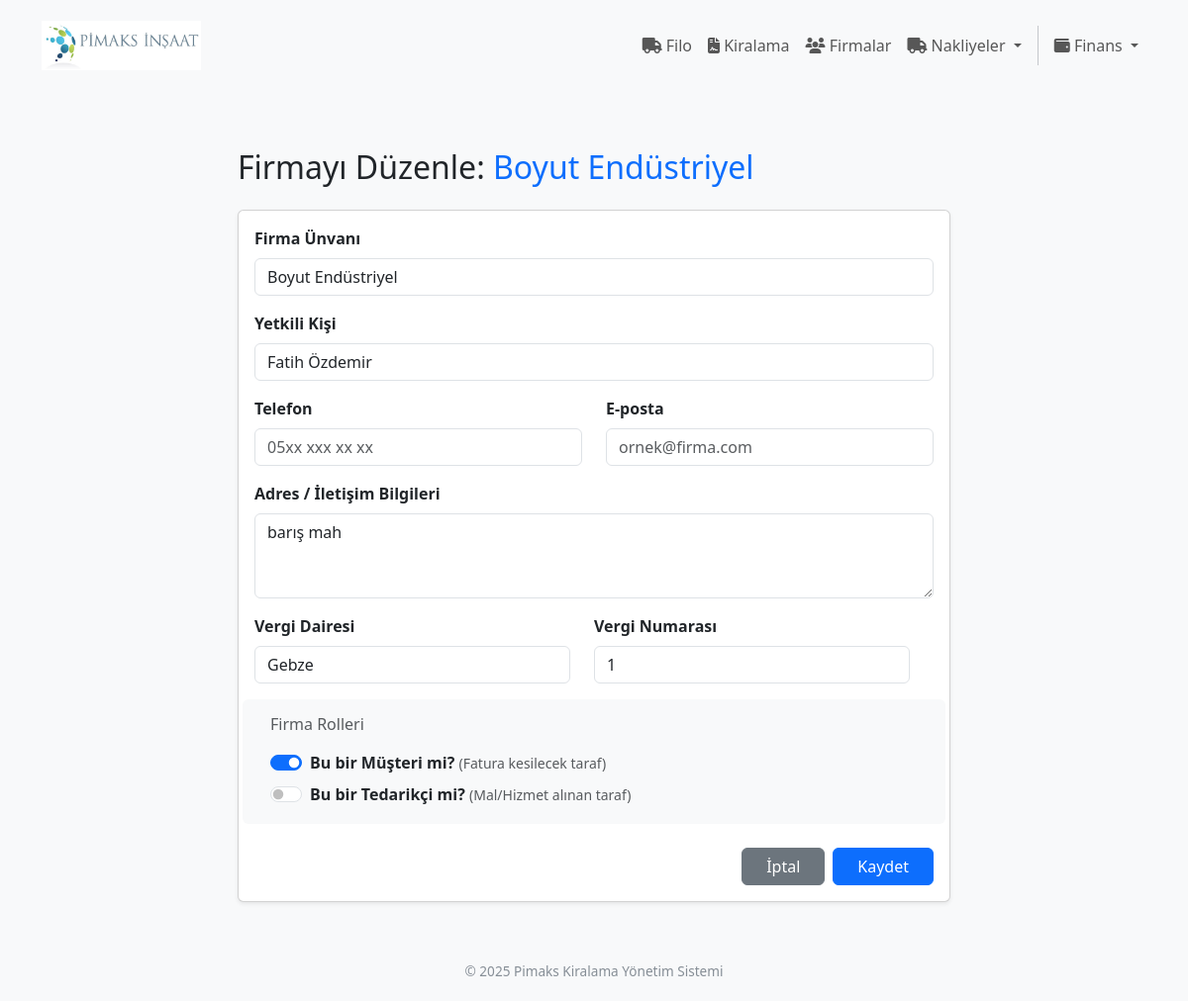
The app's page /firmalar/duzelt/1 with its own data.
### app/firmalar/models.py (models this page shows, shortened)
class Firma(db.Model):
    __tablename__ = 'firma'
    id = db.Column(db.Integer, primary_key=True)
    firma_adi = db.Column(db.String(150), nullable=False, index=True)
    yetkili_adi = db.Column(db.String(100), nullable=False)
    telefon = db.Column(db.String(20), nullable=True)
    eposta = db.Column(db.String(120), nullable=True, index=True)
    iletisim_bilgileri = db.Column(db.Text, nullable=False)
    vergi_dairesi = db.Column(db.String(100), nullable=False)
    vergi_no = db.Column(db.String(50), unique=True, nullable=False, index=True)
    is_musteri = db.Column(db.Boolean, default=True, nullable=False, index=True)
    is_tedarikci = db.Column(db.Boolean, default=False, nullable=False, index=True)
    is_active = db.Column(db.Boolean, default=True, nullable=False)
    bakiye = db.Column(db.Numeric(15, 2), default=0, nullable=False)
    imza_yetkisi_kontrol_edildi = db.Column(
        db.Boolean,
        default=False,
        nullable=False
    )
    imza_yetkisi_kontrol_tarihi = db.Column(
        db.DateTime,
        nullable=True
    )
    imza_yetkisi_kontrol_eden_id = db.Column(
        db.Integer,
        nullable=True
    )
    imza_arsiv_notu = db.Column(
        db.String(255),
        nullable=True
    )
    kiralamalar = db.relationship(
        'Kiralama',
        back_populates='firma_musteri',
        foreign_keys='Kiralama.firma_musteri_id',
        cascade="all, delete-orphan"
    )
    tedarik_edilen_ekipmanlar = db.relationship(
        'Ekipman',
        back_populates='firma_tedarikci',
        foreign_keys='Ekipman.firma_tedarikci_id'
    )
    odemeler = db.relationship(
        'Odeme',
        back_populates='firma_musteri',
        foreign_keys='Odeme.firma_musteri_id',
        cascade="all, delete-orphan"
    )
    saglanan_nakliye_hizmetleri = db.relationship(
        'KiralamaKalemi',
        back_populates='nakliye_tedarikci',
        foreign_keys='KiralamaKalemi.nakliye_tedarikci_id'
    )
    hizmet_kayitlari = db.relationship(
        'HizmetKaydi',
        back_populates='firma',
        foreign_keys='HizmetKaydi.firma_id'
    )
    tedarik_edilen_parcalar = db.relationship(
        'StokKarti',
        back_populates='varsayilan_tedarikci',
        foreign_keys='StokKarti.varsayilan_tedarikci_id'
    )
    stok_hareketleri = db.relationship(
        'StokHareket',
        back_populates='firma',
        cascade="all, delete-orphan"
    )
    nakliyeler = db.relationship(
        'Nakliye',
        back_populates='firma',
        cascade="all, delete-orphan"
    )

### app/firmalar/routes.py (the view, shortened to what this page needs)
@firmalar_bp.route('/duzelt/<int:id>', methods=['GET', 'POST'])
def duzelt(id):
    firma = Firma.query.filter_by(id=id, is_active=True).first_or_404()
    form = FirmaForm(obj=firma)
    return render_template('firmalar/duzelt.html', form=form, firma=firma)

### app/templates/firmalar/duzelt.html (shortened to what this page needs)
{% extends "base.html" %}
{% block content %}
<div class="container mt-4">
    <div class="row justify-content-center">
        <div class="col-md-8">
            <h2 class="mb-4">Firmayı Düzenle: <span class="text-primary">{{ firma.firma_adi }}</span></h2>
            <form action="" method="POST" novalidate class="card card-body shadow-sm">
                {% with btn_text="Değişiklikleri Güncelle", btn_color="warning text-white" %}
                    {% include "firmalar/_form_fields.html" %}
                {% endwith %}
        </div>
{% endblock %}

### app/templates/firmalar/_form_fields.html (shortened to what this page needs)
                <div class="mb-3">
                    {{ form.firma_adi.label(class="form-label fw-bold") }}
                    {% if form.firma_adi.errors %}
                        {{ form.firma_adi(class="form-control is-invalid", placeholder="Örn: Pimaks İnşaat A.Ş.") }}
                        <div class="invalid-feedback">
                            {% for error in form.firma_adi.errors %} {{ error }} {% endfor %}
                        </div>
                    {% else %}
                        {{ form.firma_adi(class="form-control", placeholder="Örn: Pimaks İnşaat A.Ş.") }}
                    {% endif %}
                </div>
                <div class="mb-3">
                    {{ form.yetkili_adi.label(class="form-label fw-bold") }}
                    {% if form.yetkili_adi.errors %}
                        {{ form.yetkili_adi(class="form-control is-invalid") }}
                        <div class="invalid-feedback">
                            {% for error in form.yetkili_adi.errors %} {{ error }} {% endfor %}
                        </div>
                    {% else %}
                        {{ form.yetkili_adi(class="form-control") }}
                    {% endif %}
                </div>
                <div class="row">
                    <div class="col-md-6 mb-3">
                     {{ form.telefon.label(class="form-label fw-bold") }}
                     {% if form.telefon.errors %}
                        {{ form.telefon(class="form-control is-invalid", placeholder="05xx xxx xx xx") }}
                     <div class="invalid-feedback">
                     {% for error in form.telefon.errors %} {{ error }} {% endfor %}
                     </div>
                        {% else %}
                     {{ form.telefon(class="form-control", placeholder="05xx xxx xx xx") }}
                        {% endif %}
                </div>
                <div class="col-md-6 mb-3">
                     {{ form.eposta.label(class="form-label fw-bold") }}
                     {% if form.eposta.errors %}
                        {{ form.eposta(class="form-control is-invalid", placeholder="ornek@firma.com") }}
                     <div class="invalid-feedback">
                     {% for error in form.eposta.errors %} {{ error }} {% endfor %}
                     </div>
                        {% else %}
                      {{ form.eposta(class="form-control", placeholder="ornek@firma.com") }}
                     {% endif %}
                </div>
                <div class="mb-3">
                     {{ form.iletisim_bilgileri.label(class="form-label fw-bold") }}
                     {% if form.iletisim_bilgileri.errors %}
                        {{ form.iletisim_bilgileri(class="form-control is-invalid", rows=3) }}
                     <div class="invalid-feedback">
                        {% for error in form.iletisim_bilgileri.errors %} {{ error }} {% endfor %}
                     </div>
                     {% else %}
                        {{ form.iletisim_bilgileri(class="form-control", rows=3) }}
                     {% endif %}
                </div>
                <div class="row">
                    <div class="col-md-6 mb-3">
                        {{ form.vergi_dairesi.label(class="form-label fw-bold") }}
                        {% if form.vergi_dairesi.errors %}
                            {{ form.vergi_dairesi(class="form-control is-invalid") }}
                            <div class="invalid-feedback">
                                {% for error in form.vergi_dairesi.errors %} {{ error }} {% endfor %}
                            </div>
                        {% else %}
                            {{ form.vergi_dairesi(class="form-control") }}
                        {% endif %}
                    </div>
                    <div class="col-md-6 mb-3">
                        {{ form.vergi_no.label(class="form-label fw-bold") }}
                        {% if form.vergi_no.errors %}
                            {{ form.vergi_no(class="form-control is-invalid") }}
                            <div class="invalid-feedback">
                                {% for error in form.vergi_no.errors %} {{ error }} {% endfor %}
                            </div>
                        {% else %}
                            {{ form.vergi_no(class="form-control") }}
                        {% endif %}
                    </div>
                </div>
                <div class="card bg-light mb-4 border-0">
                    <div class="card-body">
                        <h6 class="card-title text-muted mb-3">Firma Rolleri</h6>
                        <div class="form-check form-switch mb-2">
                            {{ form.is_musteri(class="form-check-input") }}
                            <label class="form-check-label" for="is_musteri">
                                <strong>Bu bir Müşteri mi?</strong>
                                <span class="text-muted small">(Fatura kesilecek taraf)</span>
                            </label>
                        </div>
                        <div class="form-check form-switch">
                            {{ form.is_tedarikci(class="form-check-input") }}
                            <label class="form-check-label" for="is_tedarikci">
                                <strong>Bu bir Tedarikçi mi?</strong>
                                <span class="text-muted small">(Mal/Hizmet alınan taraf)</span>
                            </label>
                        </div>
                    </div>
                </div>
                <div class="d-grid gap-2 d-md-flex justify-content-md-end">
                    <a href="{{ url_for('firmalar.index') }}" class="btn btn-secondary px-4">İptal</a>
                    {{ form.submit(class="btn btn-primary px-4") }}
                </div>
            </form>
        </div>
    </div>
</div>

### app/templates/base.html (style rules this page uses)
body { font-family: 'Segoe UI', Tahoma, Geneva, Verdana, sans-serif; background-color: #f8f9fa; min-height: 100vh; display: flex; flex-direction: column; }

### records on screen
Firma: firma_adi "Boyut Endüstriyel", yetkili_adi "Fatih Özdemir", iletisim_bilgileri "barış mah", vergi_dairesi "Gebze", vergi_no "1", is_musteri "☑"
